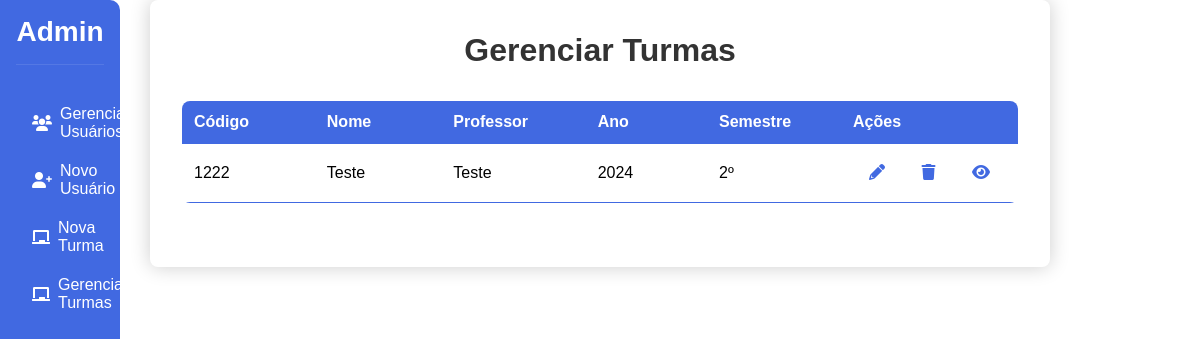
Page /admin/CRUD_turmas/gerenciar_turmas on the committed database.
### app.py (models this page shows)
class Turma(db.Model):
    codigo_disciplina = db.Column(db.String(100), nullable=False, primary_key=True)
    nome = db.Column(db.String(100), nullable=False)
    professor_email = db.Column(db.String(150), db.ForeignKey('user.email'), nullable=False)
    ano = db.Column(db.Integer, nullable=False)
    semestre = db.Column(db.Integer, nullable=False)
    professor = db.relationship('User', backref='turmas_ministradas', foreign_keys=[professor_email])
    alunos = db.relationship('User',
                           secondary=alunos_turmas,
                           lazy='subquery',
                           backref=db.backref('turmas', lazy=True))

class User(db.Model):
    email = db.Column(db.String(150), unique=True, nullable=False, primary_key=True)
    nome = db.Column(db.String(150), nullable=False)
    cargo = db.Column(db.String(50), nullable=False)
    senha = db.Column(db.String(150), nullable=False)

### app.py (the view, shortened to what this page needs)
@app.route('/admin/CRUD_turmas/gerenciar_turmas', methods=['GET', 'POST'])
def gerenciar_turmas():
    turmas = Turma.query.all()
    if request.method == 'GET':
        return render_template('admin/CRUD_turmas/gerenciar_turmas.html', turmas=turmas)
    return render_template('admin/CRUD_turmas/gerenciar_turmas.html', turmas=turmas)

### templates/admin/CRUD_turmas/gerenciar_turmas.html (shortened to what this page needs)
<!DOCTYPE html>
<html lang="pt-BR">
<head>
    <link rel="stylesheet" href="{{ url_for('static', filename='css/CRUD_turmas/gerenciar_turmas.css') }}">
    <link rel="stylesheet" href="https://cdnjs.cloudflare.com/ajax/libs/font-awesome/6.0.0-beta3/css/all.min.css">
</head>
<body>
    <div class="navbar">
        <h2>Admin</h2>
        <ul>
            <li><a href="{{ url_for('gerenciar_usuarios') }}"><i class="fas fa-users"></i> Gerenciar Usuários</a></li>
            <li><a href="{{ url_for('criar_usuario') }}"><i class="fas fa-user-plus"></i> Novo Usuário</a></li>
            <li><a href="{{ url_for('criar_turma') }}"><i class="fas fa-chalkboard"></i> Nova Turma</a></li>
            <li><a href="{{ url_for('gerenciar_turmas') }}"><i class="fas fa-chalkboard"></i> Gerenciar Turmas</a></li>
        </ul>
    </div>
    <div class="container">
        <h1>Gerenciar Turmas</h1>
        {% if turmas %}
            <table class="users-table">
                <thead>
                    <tr>
                        <th>Código</th>
                        <th>Nome</th>
                        <th>Professor</th>
                        <th>Ano</th>
                        <th>Semestre</th>
                        <th>Ações</th>
                    </tr>
                </thead>
                <tbody>
                    {% for turma in turmas %}
                        <tr>
                            <td>{{ turma.codigo_disciplina }}</td>
                            <td>{{ turma.nome }}</td>
                            <td>{{ turma.professor.nome }}</td>
                            <td>{{ turma.ano }}</td>
                            <td>{{ turma.semestre }}º</td>
                            <td>
                                <a href="{{ url_for('atualizar_turma', codigo=turma.codigo_disciplina) }}" class="action-btn edit-btn">
                                    <i class="fas fa-pencil-alt"></i>
                                </a>
                                <a onclick="confirmDelete('{{ turma.codigo_disciplina }}')" class="action-btn delete-btn">
                                    <i class="fas fa-trash"></i>
                                </a>
                                <a href="{{ url_for('vizualizar_alunos', codigo=turma.codigo_disciplina) }}" class="action-btn view-btn">
                                    <i class="fas fa-eye"></i>
                                </a>
                            </td>
                        </tr>
                    {% endfor %}
                </tbody>
            </table>
        {% else %}
            <p>Nenhuma turma encontrada.</p>
        {% endif %}
    </div>
</body>
</html>

### static/css/CRUD_turmas/gerenciar_turmas.css (style rules this page uses)
* { margin: 0; padding: 0; box-sizing: border-box; font-family: 'Arial', sans-serif; }
body { display: flex; min-height: 100vh; overflow: hidden; }
.navbar { width: 10%; background-color: #4169E1; color: white; padding: 1rem; position: fixed; height: 100%; border-top-right-radius: 10px; border-bottom-right-radius: 10px; }
.navbar h2 { text-align: center; margin-bottom: 2rem; padding-bottom: 1rem; border-bottom: 1px solid rgba(255, 255, 255, 0.1); font-size: 28px; color: var(--white-color); min-width: 60px; text-align: center; }
.navbar ul { list-style: none; padding: 0; }
.navbar ul li { margin-bottom: 5px; }
.navbar ul li a { color: white; text-decoration: none; display: flex; align-items: center; padding: 0.5rem 1rem; transition: background-color 0.3s; border-radius: 10px; }
.navbar ul li a i { margin-right: 0.5rem; }
.container { margin-left: 250px; padding: 2rem; border-radius: 8px; box-shadow: 0 0 20px rgba(0, 0, 0, 0.2); width: 75%; margin: auto; margin-top: 0; }
h1 { color: #333; text-align: center; margin-bottom: 2rem; }
.users-table { border-collapse: collapse; margin: 2rem 0; background-color: white; border-radius: 8px; overflow: hidden; width: 100%; }
.users-table th, .users-table td { padding: 12px; text-align: left; border-bottom: 1px solid #4169E1; }
.users-table th { background-color: #4169E1; color: white; font-weight: bold; }
.users-table th:nth-child(1), .users-table td:nth-child(1) { width: 25%; }
.users-table th:nth-child(2), .users-table td:nth-child(2) { width: 25%; }
.users-table th:nth-child(3), .users-table td:nth-child(3) { width: 25%; }
.users-table th:nth-child(4), .users-table td:nth-child(4) { width: 25%; }
.users-table th:nth-child(6), .users-table td:nth-child(6) { width: 15%; padding-left: 50px; }
.action-btn { padding: 8px 16px; border: none; border-radius: 4px; cursor: pointer; text-decoration: none; display: inline-block; transition: opacity 0.3s; color: #4169E1; }
.users-table td:last-child { white-space: nowrap; width: 100px; text-align: center; }

### rows in the picture
Turma: codigo_disciplina "1222", nome "Teste", professor.nome "Teste", ano "2024", semestre "2"
